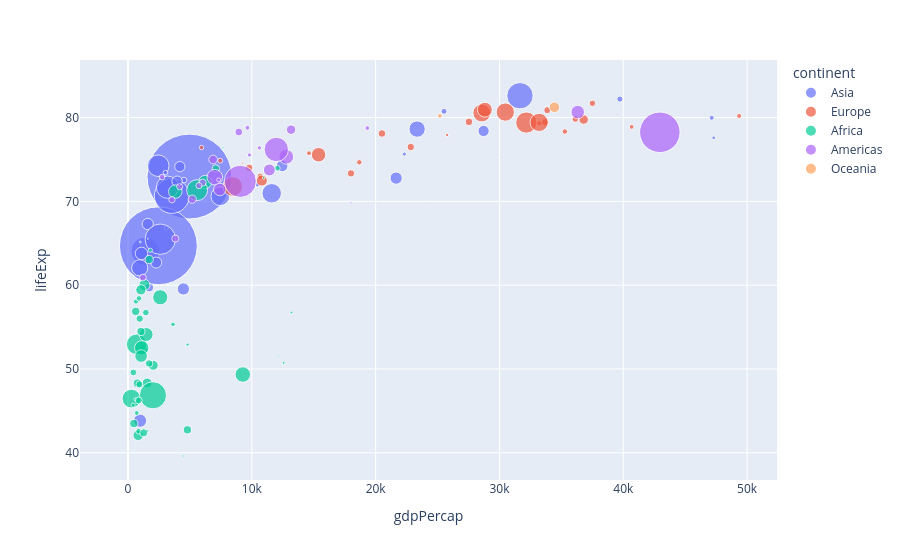

The code cell stored with this chart in its notebook:
### Markdown cell above
### Task 4: Customize Interactive Bubble Charts

### Code cell
px.scatter(gapminder2007, x = "gdpPercap", y = "lifeExp", color = 'continent',
          size = 'pop', size_max = 60)
